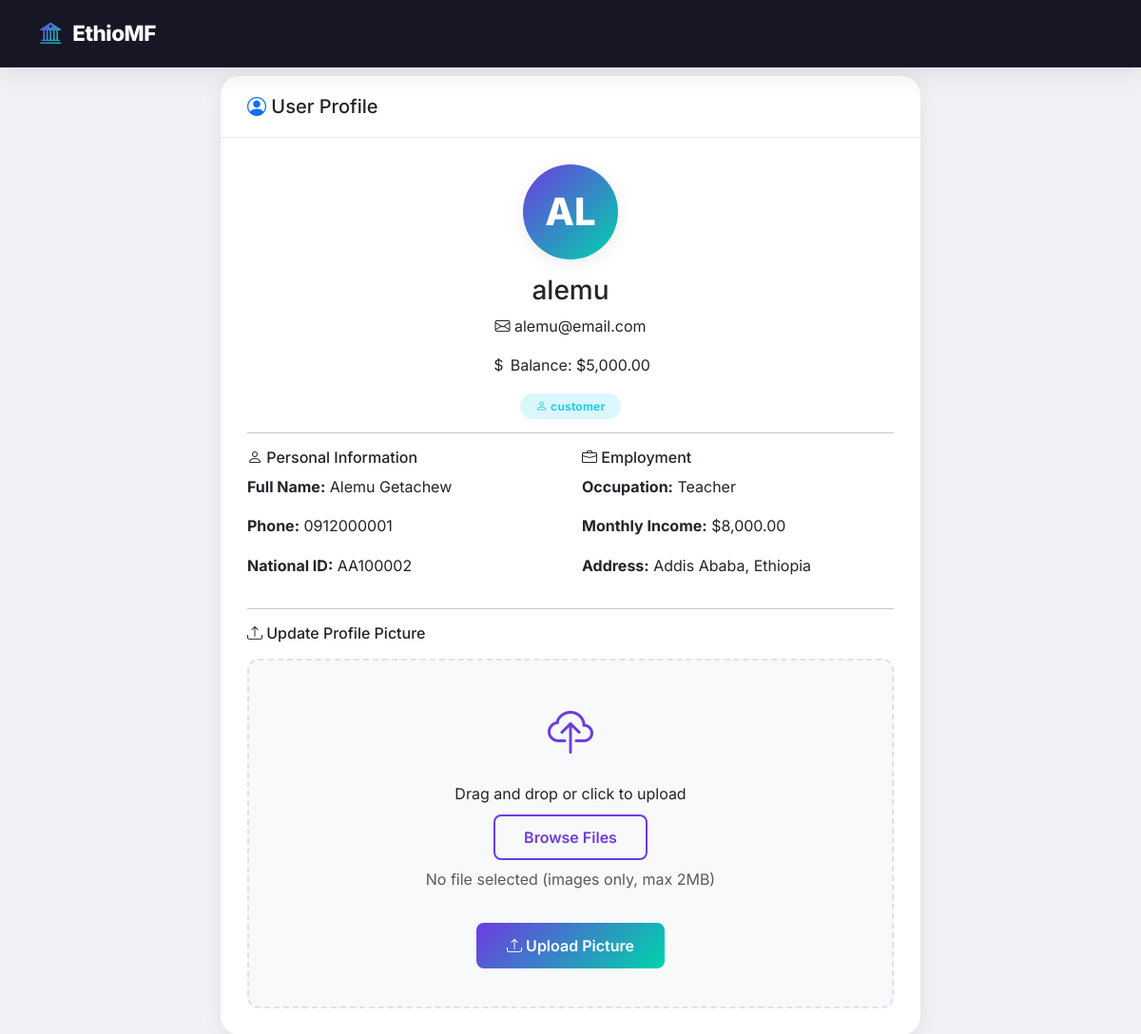
Page /modules/users/profile.php (signed in) on the committed database.
### tables this page shows
CREATE TABLE users (
    id INT AUTO_INCREMENT PRIMARY KEY,
    username VARCHAR(50) UNIQUE,
    password VARCHAR(255),
    email VARCHAR(100),
    role VARCHAR(20) DEFAULT 'customer',
    account_balance DECIMAL(10,2) DEFAULT 0.00,
    created_at TIMESTAMP DEFAULT CURRENT_TIMESTAMP,
    last_login TIMESTAMP NULL,
    is_active BOOLEAN DEFAULT TRUE
);

CREATE TABLE customer_info (
    id INT AUTO_INCREMENT PRIMARY KEY,
    user_id INT,
    full_name VARCHAR(100),
    phone VARCHAR(20),
    address TEXT,
    national_id VARCHAR(20),
    occupation VARCHAR(50),
    monthly_income DECIMAL(10,2),
    FOREIGN KEY (user_id) REFERENCES users(id) ON DELETE CASCADE
);

### modules/users/profile.php (the view, shortened to what this page needs)
<?php
include_once '../../config/database.php';
$user_id = (int)$_SESSION['user_id'];
$stmt = mysqli_prepare($conn, "SELECT * FROM users WHERE id = ?");
mysqli_stmt_bind_param($stmt, "i", $user_id);
mysqli_stmt_execute($stmt);
$user = mysqli_fetch_assoc(mysqli_stmt_get_result($stmt));
$stmt = mysqli_prepare($conn, "SELECT * FROM customer_info WHERE user_id = ?");
mysqli_stmt_bind_param($stmt, "i", $user_id);
mysqli_stmt_execute($stmt);
$info = mysqli_fetch_assoc(mysqli_stmt_get_result($stmt));
$view_user = null;
$view_denied = false;
function e($v) { return htmlspecialchars((string)($v ?? ''), ENT_QUOTES, 'UTF-8'); }
?>
<!DOCTYPE html>
<html lang="en">
<head>
    <link href="https://cdn.jsdelivr.net/npm/bootstrap@5.3.2/dist/css/bootstrap.min.css" rel="stylesheet">
    <link rel="stylesheet" href="../../assets/css/style.css">
</head>
<body>
    <nav class="navbar navbar-expand-lg navbar-modern fixed-top">
        <div class="container">
            <a class="navbar-brand" href="../loans/dashboard.php">
                <i class="bi bi-bank2"></i> EthioMF
            </a>
        </div>
    </nav>
    <div class="dashboard-wrapper">
        <div class="container">
            <div class="row justify-content-center">
                <div class="col-lg-8">
                    <div class="card-modern fade-in-up">
                        <div class="card-header">
                            <h5 class="mb-0 fw-700">
                                <i class="bi bi-person-circle text-primary"></i> User Profile
                            </h5>
                        </div>
                        <div class="card-body">
                            <?php if ($view_denied): ?>
                                <div class="alert alert-danger alert-auto">
                                    <i class="bi bi-shield-exclamation"></i>
                                    You don't have permission to view that user's profile.
                                </div>
                                <a href="profile.php" class="btn btn-outline-gradient">
                                    <i class="bi bi-arrow-left"></i> Back to your profile
                                </a>
                            <?php elseif (isset($_GET['view'])): ?>
                                <div class="alert alert-warning alert-auto">
                                    <i class="bi bi-exclamation-triangle"></i> User not found.
                                </div>
                            <?php else: ?>
                                <div class="text-center">
                                    <div class="profile-avatar">
                                        <?php echo e(strtoupper(substr($user['username'], 0, 2))); ?>
                                    </div>
                                    <h3 class="fw-700"><?php echo e($user['username']); ?></h3>
                                    <p><i class="bi bi-envelope"></i> <?php echo e($user['email']); ?></p>
                                    <p><i class="bi bi-currency-dollar"></i> Balance: $<?php echo number_format((float)$user['account_balance'], 2); ?></p>
                                    <span class="badge-modern info">
                                        <i class="bi bi-person"></i> <?php echo e($user['role']); ?>
                                    </span>
                                </div>
                                <?php if ($info): ?>
                                    <hr>
                                    <div class="row g-4">
                                        <div class="col-md-6">
                                            <h6><i class="bi bi-person"></i> Personal Information</h6>
                                            <p><strong>Full Name:</strong> <?php echo e($info['full_name']); ?></p>
                                            <p><strong>Phone:</strong> <?php echo e($info['phone']); ?></p>
                                            <p><strong>National ID:</strong> <?php echo e($info['national_id']); ?></p>
                                        </div>
                                        <div class="col-md-6">
                                            <h6><i class="bi bi-briefcase"></i> Employment</h6>
                                            <p><strong>Occupation:</strong> <?php echo e($info['occupation']); ?></p>
                                            <p><strong>Monthly Income:</strong> $<?php echo number_format((float)$info['monthly_income'], 2); ?></p>
                                            <p><strong>Address:</strong> <?php echo e($info['address']); ?></p>
                                        </div>
                                    </div>
                                <?php endif; ?>
                                <hr>
                                <h6><i class="bi bi-upload"></i> Update Profile Picture</h6>
                                <form method="POST" enctype="multipart/form-data" class="mt-3">
                                    <div class="upload-area">
                                        <div class="upload-icon">
                                            <i class="bi bi-cloud-upload"></i>
                                        </div>
                                        <p class="mb-2">Drag and drop or click to upload</p>
                                        <button type="button" class="btn btn-outline-gradient" onclick="document.querySelector('.file-input').click()">
                                            <i class="bi bi-folder-open"></i> Browse Files
                                        </button>
                                        <span class="file-label d-block mt-2 text-muted">No file selected (images only, max 2MB)</span>
                                        <button type="submit" class="btn btn-gradient mt-3">
                                            <i class="bi bi-upload"></i> Upload Picture
                                        </button>
                                    </div>
                                </form>
                            <?php endif; ?>
                        </div>
                    </div>
                </div>
            </div>
        </div>
    </div>
</body>
</html>

### assets/css/style.css (style rules this page uses)
:root { --primary: #6C3CE1; --primary-dark: #5A2FC7; --primary-light: #8B6FE8; --secondary: #00D4AA; --accent: #FF6B6B; --dark: #0A0A1A; --dark-light: #1A1A2E; --gray-100: #F8F9FA; --gray-200: #E9ECEF; --gray-300: #DEE2E6; --gray-400: #CED4DA; --gray-500: #ADB5BD; --gray-600: #6C757D; --gray-700: #495057; --gray-800: #343A40; --gray-900: #212529; --gradient-primary: linear-gradient(135deg, #6C3CE1 0%, #00D4AA 100%); --gradient-dark: linear-gradient(135deg, #0A0A1A 0%, #1A1A2E 100%); --gradient-card: linear-gradient(135deg, rgba(108, 60, 225, 0.05) 0%, rgba(0, 212, 170, 0.05) 100%); --shadow-sm: 0 2px 8px rgba(0, 0, 0, 0.05); --shadow-md: 0 4px 20px rgba(0, 0, 0, 0.08); --shadow-lg: 0 8px 40px rgba(0, 0, 0, 0.12); --shadow-xl: 0 16px 60px rgba(0, 0, 0, 0.15); --radius-sm: 8px; --radius-md: 12px; --radius-lg: 20px; --radius-xl: 28px; --transition: all 0.3s cubic-bezier(0.4, 0, 0.2, 1); }
* { margin: 0; padding: 0; box-sizing: border-box; }
body { font-family: 'Inter', -apple-system, BlinkMacSystemFont, sans-serif; background: #F0F2F5; color: var(--gray-900); line-height: 1.6; overflow-x: hidden; }
.fade-in-up { animation: fadeInUp 0.6s ease forwards; }
.navbar-modern { background: rgba(10, 10, 26, 0.95); backdrop-filter: blur(20px); -webkit-backdrop-filter: blur(20px); border-bottom: 1px solid rgba(255, 255, 255, 0.05); padding: 12px 0; box-shadow: 0 4px 30px rgba(0, 0, 0, 0.1); }
.navbar-modern .navbar-brand { font-weight: 800; font-size: 1.4rem; color: #fff !important; letter-spacing: -0.5px; }
.navbar-modern .navbar-brand i { background: var(--gradient-primary); -webkit-background-clip: text; -webkit-text-fill-color: transparent; margin-right: 8px; }
.btn-gradient { background: var(--gradient-primary); color: #fff; border: none; padding: 12px 32px; border-radius: var(--radius-sm); font-weight: 600; transition: var(--transition); position: relative; overflow: hidden; }
.btn-gradient::after { content: ''; position: absolute; top: 0; left: 0; right: 0; bottom: 0; background: linear-gradient(135deg, rgba(255, 255, 255, 0.2), transparent); opacity: 0; transition: var(--transition); }
.btn-outline-gradient { background: transparent; color: var(--primary); border: 2px solid var(--primary); padding: 10px 30px; border-radius: var(--radius-sm); font-weight: 600; transition: var(--transition); }
.card-modern { background: #FFFFFF; border: none; border-radius: var(--radius-lg); box-shadow: var(--shadow-md); transition: var(--transition); overflow: hidden; }
.card-modern .card-header { background: transparent; border-bottom: 1px solid var(--gray-200); padding: 20px 28px; font-weight: 600; }
.card-modern .card-body { padding: 28px; }
.badge-modern { padding: 6px 16px; border-radius: 50px; font-weight: 600; font-size: 0.75rem; letter-spacing: 0.3px; }
.badge-modern.info { background: rgba(13, 202, 240, 0.15); color: #0DCAF0; }
.dashboard-wrapper { padding-top: 80px; min-height: 100vh; background: #F0F2F5; }
.profile-avatar { width: 100px; height: 100px; border-radius: 50%; background: var(--gradient-primary); display: flex; align-items: center; justify-content: center; font-size: 2.5rem; font-weight: 800; color: #fff; margin: 0 auto 16px; box-shadow: var(--shadow-md); }
.upload-area { border: 2px dashed var(--gray-300); border-radius: var(--radius-md); padding: 40px; text-align: center; transition: var(--transition); cursor: pointer; background: var(--gray-100); }
.upload-area .upload-icon { font-size: 3rem; color: var(--primary); margin-bottom: 12px; }

### rows in the picture
users: username "AL", username "alemu", email "alemu@email.com", account_balance "5,000.00", role "customer"
customer_info: full_name "Alemu Getachew", phone "0912000001", national "AA100002", occupation "Teacher", monthly_income "8,000.00", address "Addis Ababa, Ethiopia"
